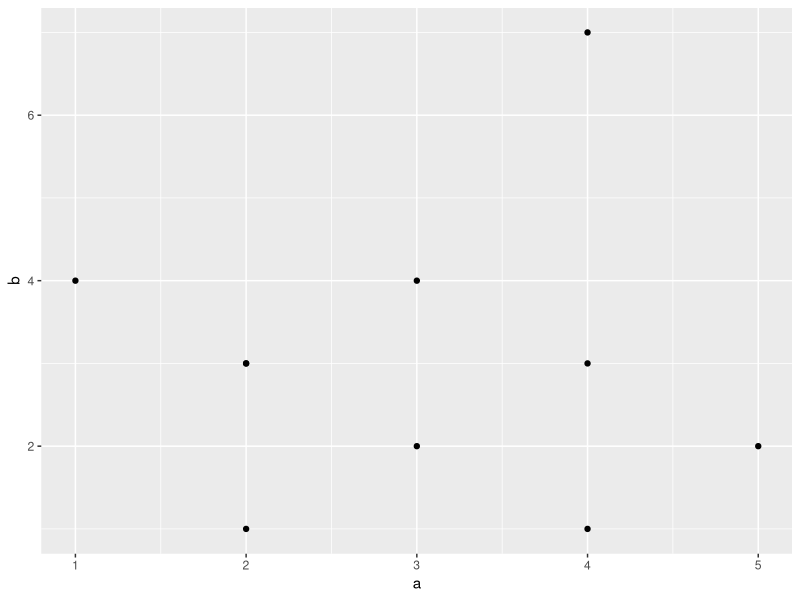
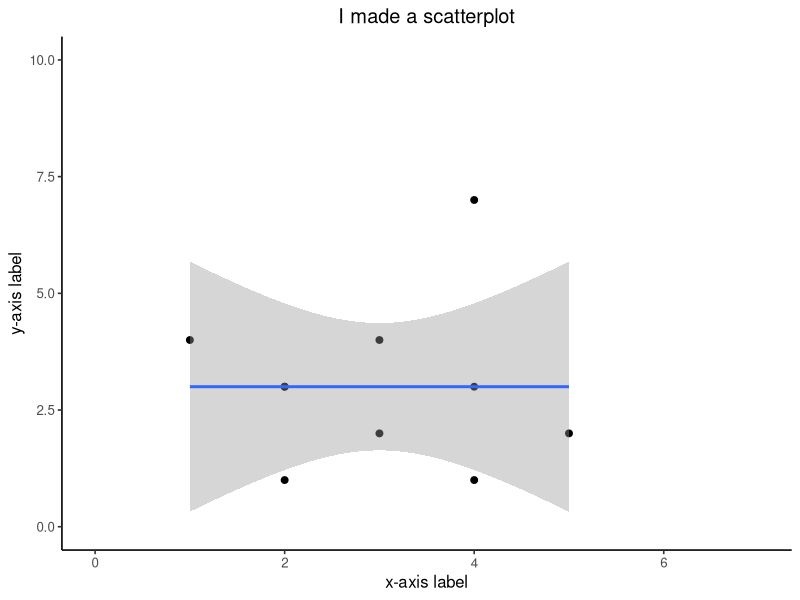
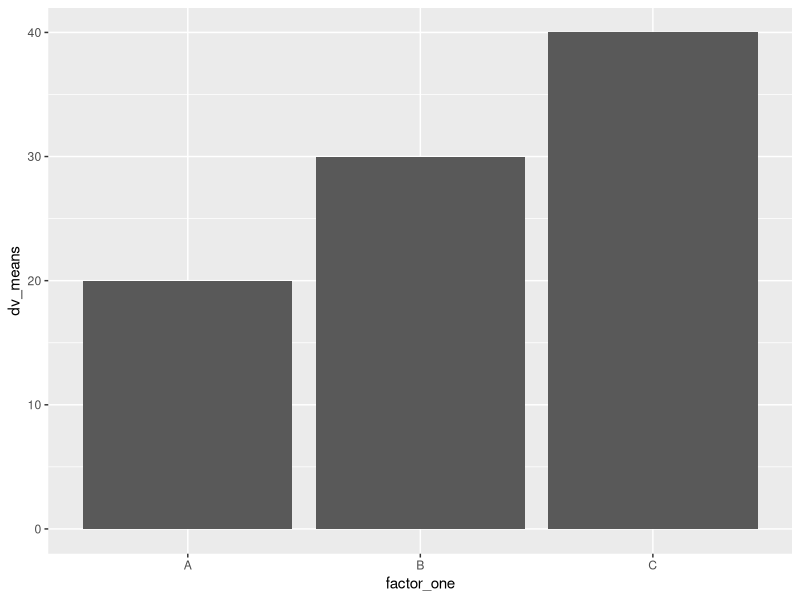
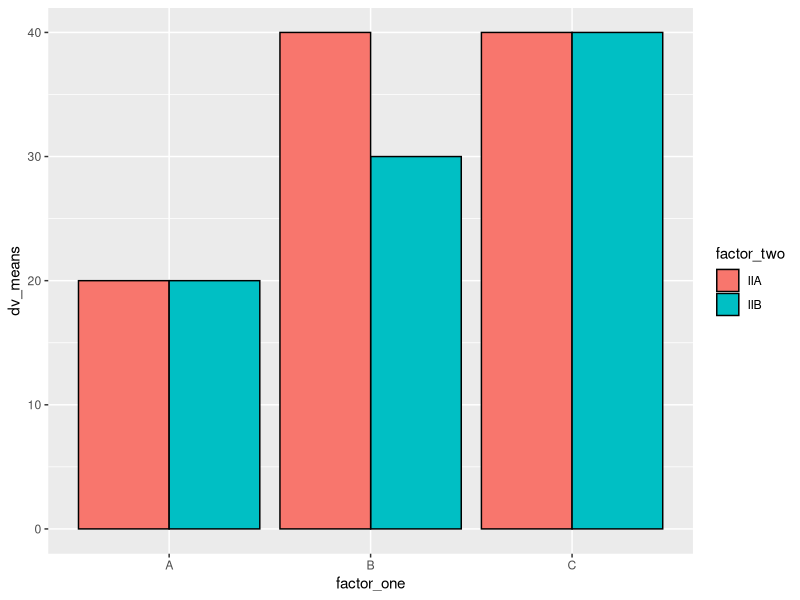
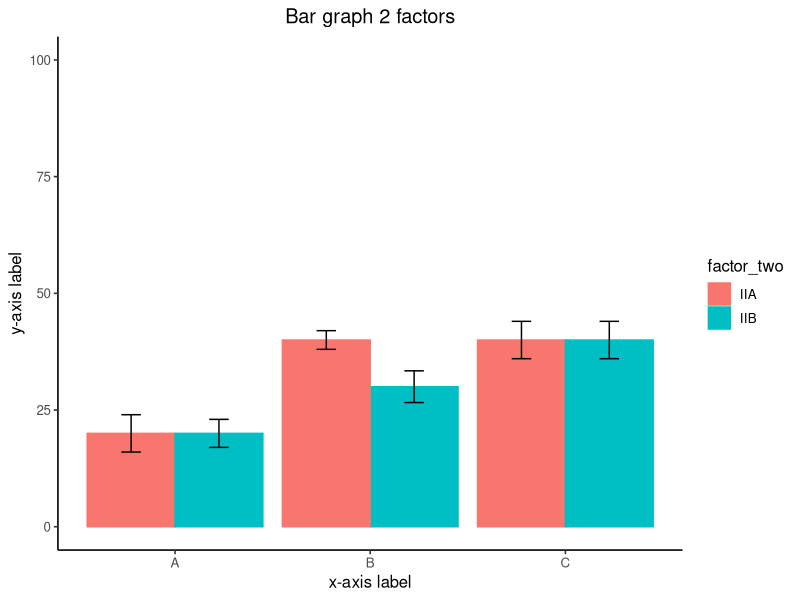
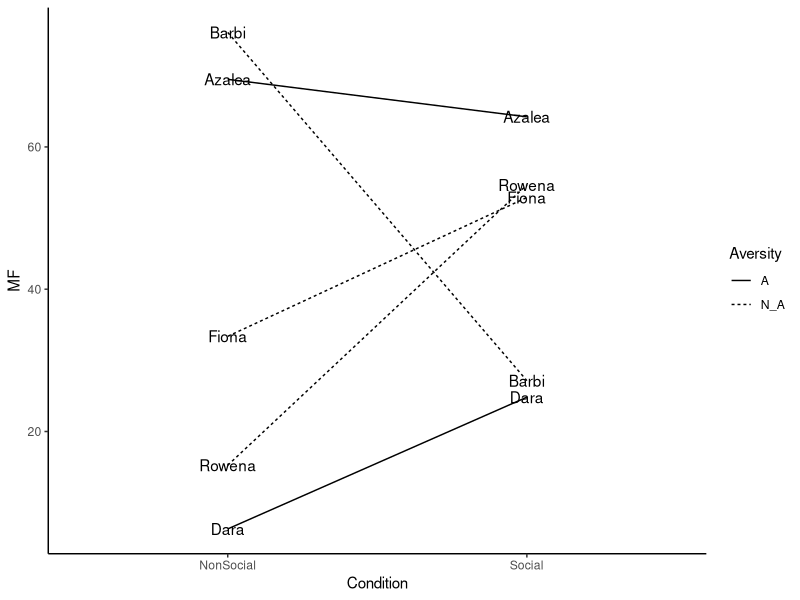

These charts were generated, in order, by the following R code:
## ---- chunk 1
knitr::opts_chunk$set(message=FALSE,warning=FALSE, cache=TRUE)
## ---- chunk 2
a<- 1
b<-"Hello World"
d<-"3"
print(a)

class(d)

vector<- c(1,2,3,4,5,6,7,8)
vector[2:4]
vector[c(2,2,2,2,2)]
vector[vector <6] # show the numbers less than 7
vector[vector>=6] # greater or equal to 6
vector[vector!=4] # show numbers that are not 5

vector[8]<-3000 # put 3000 in the place of 8th number
vector

vector[1:2] <- 10

class(vector)
vector[7]<- "j" # put a number in the 7th place in the vector

vector

a<-c("1","2","3")
class(a)
b<- a
class(b)
as.numeric(b) # store charecters 123 as a number

a<- "ljjasjdflsjasf;lasdjflk;asdjfl;asdjfl"
strsplit(a,split="") # if you had a paragraph and you wanted to split the paragraph or put a period in R

a[1]

b[(1)][5]

example_list <- list(a=11, b=4, d=c(1,2,3,4))
example_list


data.frame() # particular way of structuring data


f<- matrix(0,nrow = 5, ncol = 3) # creating 5 rows and 3 columns

first_names <- c("asdf", "Asdfasd","asdfasdf")
ages<-c(3343,23122,67456)
grades<-c(89,56,99)

everybody <- data.frame(first_names,ages,grades)

everybody$ages[2] <- 12
## ---- chunk 3
data1 <- c(1,2,3)
data1[1]
data1[-1]

## ---- chunk 4
add_one <- function(x){
  return(x+1)
}
  add_one(9)


## ---- chunk 5
add_one <- function(x) return(x+1)

  add_one(7)


## ---- chunk 6
roll_dice <- function(x){
  return(sample(1:6,1))

}
  roll_dice()

## ---- chunk 7
x <- c(1,2,3)
my_sum <- function(x){  # this is declaring a funtion
  get_sum<-sum(x)
  return(get_sum)
}
# to declare a variable
  a <- c(1,2,3)
## ---- chunk 8
ranged_mean  <- function(x, min_val, max_val){
  restricted_values <- x[x>min_val & x < max_val]
  return(mean(restricted_values))

}
  some_numbers <-c(3,4,3,2,3,4,5,6,7,8,8,8,9,8)
  ranged_mean(some_numbers,3,9)

## ---- chunk 9
Names <- c("Peter", "Paul", "Mary",NA)
Ages <- c(100,120,90, 80)
Sex <- c("M","M","F",NA)

my_dataframe <- data.frame(Names,Ages,Sex) # start adding things in the perenthesis
## ---- chunk 10
library(ggplot2)
a <- c(1,2,3,2,3,4,5,4, 4, 2)
b <- c(4,3,4,3,2,1,2,3, 7, 1)
plot_df <- data.frame(a,b)
ggplot(plot_df, aes(x=a,y=b))+
  geom_point() # connect the data to diff parts of the graph
  
# basic scatterplot
#ggplot(plot_df, aes(x=a,y=b))+
 # geom_point()

## ---- chunk 11
ggplot(NULL, aes(x=a,y=b))+
  geom_point(size=2)+
  geom_smooth(method=lm)+ # this is linear regression line
  coord_cartesian(xlim=c(0,7),ylim=c(0,10))+ # if you want to increase a range
  xlab("x-axis label")+ # change a name of x axis
  ylab("y-axis label")+
  ggtitle("I made a scatterplot")+ # add a title
  theme_classic(base_size=12)+ # classic background; base size is the size of the font from 12 to whatever
  theme(plot.title = element_text(hjust = 0.5))
## ---- chunk 12
factor_one <- as.factor(c("A","B","C"))
dv_means <- c(20,30,40)
dv_SEs   <- c(4,3.4,4)
plot_df <- data.frame(factor_one,
                      dv_means,
                      dv_SEs)
ggplot(plot_df, aes(x=factor_one,y=dv_means))+ # what do you want to go into x and y axis
  geom_bar(stat="identity")

## ---- chunk 13
factor_one <- rep(as.factor(c("A","B","C")),2) # this 2 means repeat ABC twice
factor_two <- rep(as.factor(c("IIA","IIB")),3)
dv_means <- c(20,30,40,20,40,40)
dv_SEs   <- c(4,3.4,4,3,2,4)
plot_df <- data.frame(factor_one,
                      factor_two,
                      dv_means,
                      dv_SEs)

# basic bar graph

ggplot(plot_df, aes(x=factor_one,y=dv_means, # aestetics definition has gotten 
                    group=factor_two, 
                   # color=factor_two))+  # color here means the border collor
                    fill=factor_two))+
  geom_bar(stat="identity", 
           position="dodge",
           color="black")
## ---- chunk 14
ggplot(plot_df, aes(x=factor_one,y=dv_means,
                    group=factor_two,
                    color=factor_two,
                    fill=factor_two))+
  geom_bar(stat="identity", position="dodge")+
  geom_errorbar(aes(ymin=dv_means-dv_SEs,
                    ymax=dv_means+dv_SEs),
                position=position_dodge(width=0.9),
                width=.2,
                color="black")+
  coord_cartesian(ylim=c(0,100))+
  xlab("x-axis label")+
  ylab("y-axis label")+
  ggtitle("Bar graph 2 factors")+
  theme_classic(base_size=12)+
  theme(plot.title = element_text(hjust = 0.5))

## ---- chunk 15
Names <-rep(c("Dara", "Azalea", "Barbi", "Rowena", "Fiona"),each=2)
MF <- rnorm(10,45,25) # 10 is the number of numbers you want, and 45 to 25 is the range
Condition <- rep(c("Social","NonSocial"),5)
Aversity <- rep(c("A","N_A" ),times=c(4,6))
  plot_df <- data.frame(Names, MF, Condition, Aversity)
  
  ggplot(plot_df, aes(x=Condition, y=MF, group=Names, linetype=Aversity))+
    geom_line()+
    geom_text(label=Names)+
    theme_classic()


